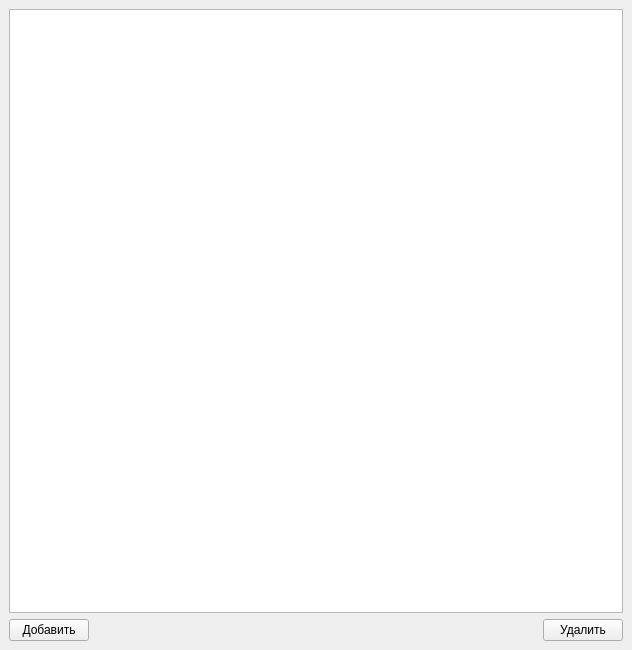
<?xml version="1.0" encoding="UTF-8"?>
<ui version="4.0">
 <class>AdressBook</class>
 <widget class="QMainWindow" name="AdressBook">
  <property name="geometry">
   <rect>
    <x>0</x>
    <y>0</y>
    <width>632</width>
    <height>650</height>
   </rect>
  </property>
  <property name="windowTitle">
   <string>MainWindow</string>
  </property>
  <widget class="QWidget" name="centralwidget">
   <layout class="QHBoxLayout" name="mainLayout">
    <item>
     <layout class="QVBoxLayout" name="verticalLayout">
      <item>
       <widget class="QListView" name="listView"/>
      </item>
      <item>
       <layout class="QHBoxLayout" name="horizontalLayout">
        <item>
         <widget class="QPushButton" name="pushButton_add">
          <property name="text">
           <string>Добавить</string>
          </property>
         </widget>
        </item>
        <item>
         <spacer name="horizontalSpacer">
          <property name="orientation">
           <enum>Qt::Horizontal</enum>
          </property>
          <property name="sizeHint" stdset="0">
           <size>
            <width>40</width>
            <height>20</height>
           </size>
          </property>
         </spacer>
        </item>
        <item>
         <widget class="QPushButton" name="pushButton_remove">
          <property name="text">
           <string>Удалить</string>
          </property>
         </widget>
        </item>
       </layout>
      </item>
     </layout>
    </item>
   </layout>
  </widget>
 </widget>
 <resources/>
 <connections/>
</ui>
